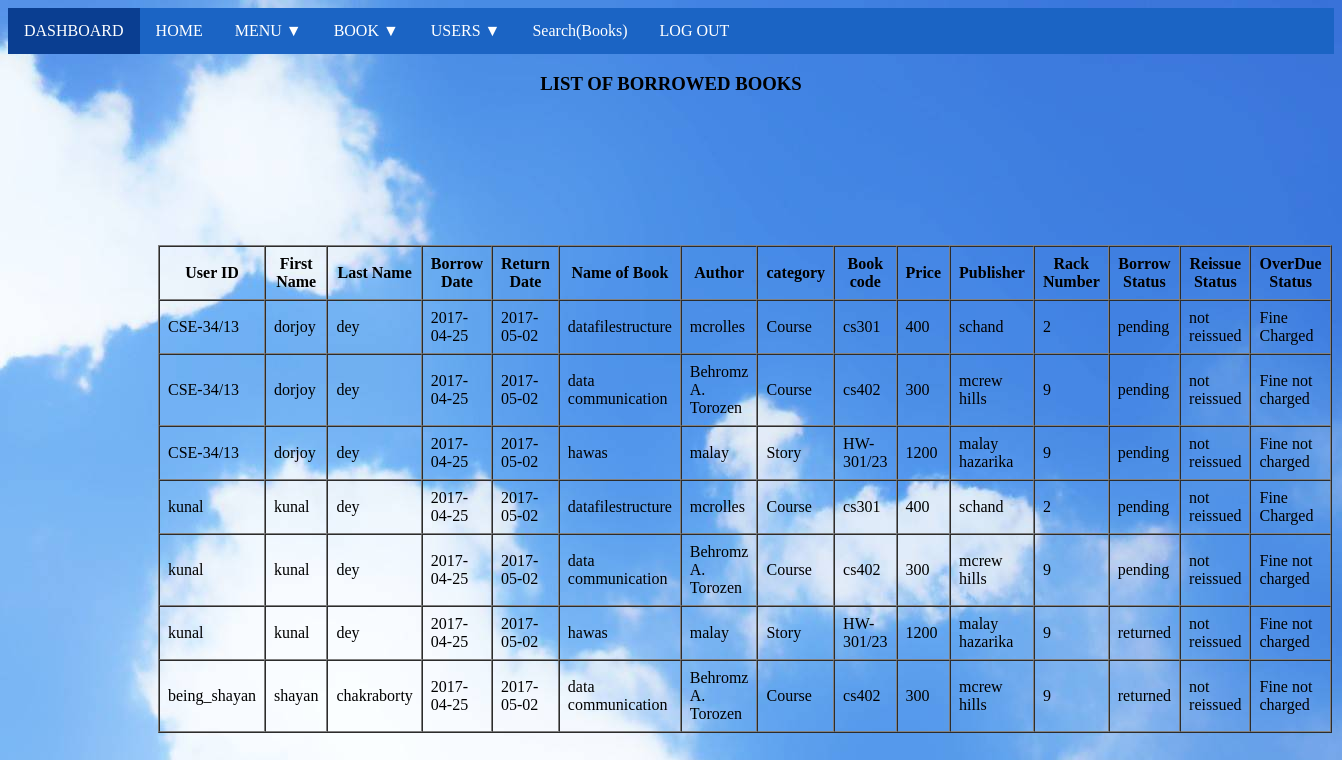
Page /book/Listofborrowedbooks.php (signed in) on the committed database.
### tables this page shows
CREATE TABLE IF NOT EXISTS `borrower` (
  `uid` varchar(100) NOT NULL,
  `firstname` text NOT NULL,
  `lastname` text NOT NULL,
  `borrowdate` date NOT NULL,
  `returndate` date NOT NULL,
  `booknm` varchar(200) NOT NULL,
  `bauthor` varchar(100) NOT NULL,
  `category` text NOT NULL,
  `bcode` varchar(100) NOT NULL,
  `bprice` int(255) NOT NULL,
  `bpublisher` varchar(200) NOT NULL,
  `racknum` int(100) NOT NULL,
  `borrowstatus` text NOT NULL
);

CREATE TABLE IF NOT EXISTS `reissue_finelist` (
  `uid` varchar(200) NOT NULL,
  `bcode` varchar(200) NOT NULL,
  `borrowdate` date NOT NULL,
  `returndate` date NOT NULL,
  `borrowstatus` text NOT NULL,
  `reissueStatus` text NOT NULL,
  `reissuedate` date NOT NULL,
  `fine` int(200) NOT NULL
);

### book/Listofborrowedbooks.php (the view, shortened to what this page needs)
<?php
if(!isset($_SESSION['adminid']))
{
  header("SigninAdmin.php");
}
else
{
    include_once('../dbconnect.php');
 ?>
<!DOCTYPE html>
<html>
  <head>
    <link rel="stylesheet" href="../assets/style.css"/>
  </head>
  <body background = "../assets/bluebackground.jpg">
    <ul>
      <li><a href="#" style="hover:not ;background-color: #0a3e91;">DASHBOARD</a></li>
      <li><a href="../Admin/Admindashboard.php">HOME</a></li>
      <li class="dropdown">
        <a href="javascript:void(0)" class="menubar-dropdown">MENU ▼</a>
      </li>
      <li class="dropdown">
        <a href="javascript:void(0)" class="bookbar-dropdown">BOOK ▼</a>
      </li>
      <li class="dropdown">
        <a href="javascript:void(0)" class="users-dropdown">USERS ▼</a>
      </li>
      <li><a href="../Admin/Adminsearchbook.php">Search(Books)</a></li>
      <li><a href="../Admin/AdminLogout.php">LOG OUT</a></li>
    </ul>
    <center>
      <p><h3>LIST OF BORROWED BOOKS</h3></p>
    <table cellpadding="8" cellspacing="0" border="1" style="margin: 150px;">
      <tr>
        <th>User ID</th>
        <th>First Name</th>
        <th>Last Name</th>
        <th>Borrow Date</th>
        <th>Return Date</th>
        <th>Name of Book</th>
        <th>Author</th>
        <th>category</th>
        <th>Book code</th>
        <th>Price</th>
        <th>Publisher</th>
        <th>Rack Number</th>
        <th>Borrow Status</th>
        <th>Reissue Status</th>
        <th>OverDue Status</th>
      </tr>
      <?php
        $sql = "SELECT * FROM borrower";
        $query = mysqli_query($conn,$sql);
        if(mysqli_num_rows($query)>0)
        {
          while ($row = mysqli_fetch_object($query))
          {
            $uid = $row->uid;
            $bcode = $row->bcode;
            $sqlI = "SELECT * FROM reissue_finelist WHERE uid ='$uid' AND bcode ='$bcode'";
            $queryI = mysqli_query($conn,$sqlI);
            $rowI = mysqli_fetch_object($queryI);
            $fine = $rowI->fine;
      ?>
          <tr>
            <td><?php echo $row->uid; ?></td>
            <td><?php echo $row->firstname; ?></td>
            <td><?php echo $row->lastname; ?></td>
            <td><?php echo $row->borrowdate; ?></td>
            <td><?php echo $row->returndate; ?></td>
            <td><?php echo $row->booknm; ?></td>
            <td><?php echo $row->bauthor; ?></td>
            <td><?php echo $row->category; ?></td>
            <td><?php echo $row->bcode; ?></td>
            <td><?php echo $row->bprice; ?></td>
            <td><?php echo $row->bpublisher; ?></td>
            <td><?php echo $row->racknum; ?></td>
            <td><?php echo $row->borrowstatus; ?></td>
            <td><?php echo $rowI->reissueStatus; ?></td>
            <td><?php if($fine == 1)
            {
              echo "Fine Charged";
            }
            else
            {
              echo "Fine not charged";
            }
             ?>
           </td>
          </tr>
      <?php
          }
        }
       ?>
    </table>
  </center>
  </body>
</html>
<?php } ?>

### assets/style.css (style rules this page uses)
body { background = "../assets/bluebackground.jpg"; background-color: #cccccc; background-repeat: no-repeat; }
ul { list-style-type: none; margin: 0px; padding: 0px; overflow: hidden; background-color: #1b64c4; }
li { float: left; }
li a, .bookbar-dropdown { display: inline-block; color: white; text-align: center; padding: 14px 16px; text-decoration: none; }
li a, .users-dropdown { display: inline-block; color: white; text-align: center; padding: 14px 16px; text-decoration: none; }
li.dropdown { display: inline-block; }
li a, .menubar-dropdown { display: inline-block; color: white; text-align: center; padding: 14px 16px; text-decoration: none; }

### rows in the picture
borrower: uid "CSE-34/13", firstname "dorjoy", lastname "dey", borrowdate "2017-04-25", returndate "2017-05-02", booknm "datafilestructure", bauthor "mcrolles", category "Course", bcode "cs301", bprice "400", bpublisher "schand", racknum "2", borrowstatus "pending", reissue_finelist.reissueStatus "not reissued", shows "Fine Charged"
borrower: uid "CSE-34/13", firstname "dorjoy", lastname "dey", borrowdate "2017-04-25", returndate "2017-05-02", booknm "data communication", bauthor "Behromz A. Torozen", category "Course", bcode "cs402", bprice "300", bpublisher "mcrew hills", racknum "9", borrowstatus "pending", reissue_finelist.reissueStatus "not reissued", shows "Fine not charged"
borrower: uid "CSE-34/13", firstname "dorjoy", lastname "dey", borrowdate "2017-04-25", returndate "2017-05-02", booknm "hawas", bauthor "malay", category "Story", bcode "HW-301/23", bprice "1200", bpublisher "malay hazarika", racknum "9", borrowstatus "pending", reissue_finelist.reissueStatus "not reissued", shows "Fine not charged"
borrower: uid "kunal", firstname "kunal", lastname "dey", borrowdate "2017-04-25", returndate "2017-05-02", booknm "datafilestructure", bauthor "mcrolles", category "Course", bcode "cs301", bprice "400", bpublisher "schand", racknum "2", borrowstatus "pending", reissue_finelist.reissueStatus "not reissued", shows "Fine Charged"
borrower: uid "kunal", firstname "kunal", lastname "dey", borrowdate "2017-04-25", returndate "2017-05-02", booknm "data communication", bauthor "Behromz A. Torozen", category "Course", bcode "cs402", bprice "300", bpublisher "mcrew hills", racknum "9", borrowstatus "pending", reissue_finelist.reissueStatus "not reissued", shows "Fine not charged"
borrower: uid "kunal", firstname "kunal", lastname "dey", borrowdate "2017-04-25", returndate "2017-05-02", booknm "hawas", bauthor "malay", category "Story", bcode "HW-301/23", bprice "1200", bpublisher "malay hazarika", racknum "9", borrowstatus "returned", reissue_finelist.reissueStatus "not reissued", shows "Fine not charged"
borrower: uid "being_shayan", firstname "shayan", lastname "chakraborty", borrowdate "2017-04-25", returndate "2017-05-02", booknm "data communication", bauthor "Behromz A. Torozen", category "Course", bcode "cs402", bprice "300", bpublisher "mcrew hills", racknum "9", borrowstatus "returned", reissue_finelist.reissueStatus "not reissued", shows "Fine not charged"
